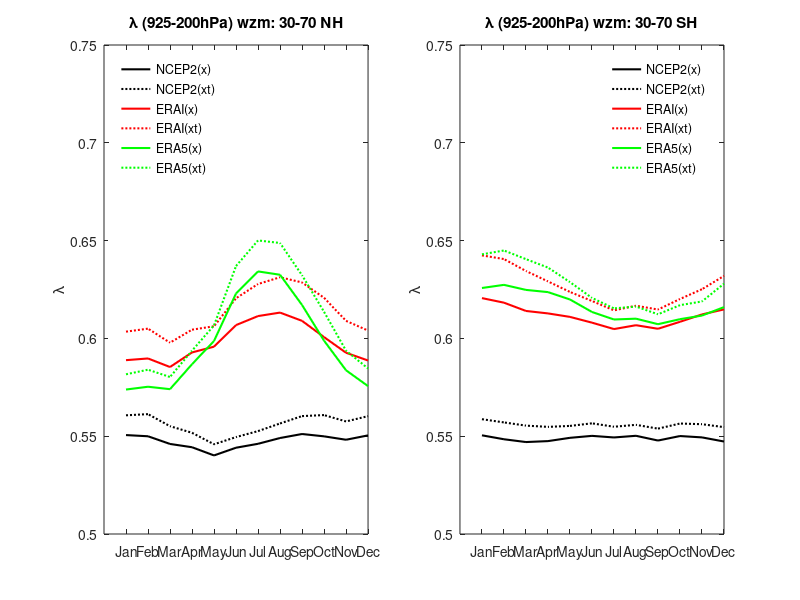

Write the MATLAB code that produced this figure.
% plot the mean asymmetry between 925hPA and 200hPA for ncep2, erai, era5 for years 2009-2018 and the
% asymmetry predicted by the moist modal theory vs. moist turbulent theory

close all; clear

% averaging window

latN = 70; latS = 30;
plow = 925; pup = 200;

% ncep2

load('data_ncep2/asymmetry_ncep2_xt_wzm.mat');
load('data_ncep2/asymmetry_ncep2_x_wzm.mat')

level = double(level); lambda_ncep2_x_wzm = double(lambda_ncep2_x_wzm);
lambda_ncep2_xt = double(lambda_ncep2_xt_wzm);

[~,lat30] = min(abs(lat-latS)); [~,latm30] = min(abs(lat+latS));
[~,lat70] = min(abs(lat-latN)); [~,latm70] = min(abs(lat+latN));

[~,p2] = min(abs(level-plow)); [~,p1] = min(abs(level-pup));
dp = level(p1)-level(p2);

lambda_ncep2_NH_x = 1/dp*trapz(level(p2:p1),squeeze(mean(lambda_ncep2_x_wzm(lat70:lat30,p2:p1,:),1)));
lambda_ncep2_SH_x = 1/dp*trapz(level(p2:p1),squeeze(mean(lambda_ncep2_x_wzm(latm30:latm70,p2:p1,:),1)));

lambda_ncep2_NH_xt = 1/dp*trapz(level(p2:p1),squeeze(mean(lambda_ncep2_xt_wzm(lat70:lat30,p2:p1,:),1)));
lambda_ncep2_SH_xt = 1/dp*trapz(level(p2:p1),squeeze(mean(lambda_ncep2_xt_wzm(latm30:latm70,p2:p1,:),1)));

clear('level','lat','p500','lat30','lat70','latm30','latm70',...
    'lambda_ncep2_x','lambda_ncep2_xt');

% erai

load('data_erai/asymmetry_erai_NH_x_wzm.mat'); 
load('data_erai/asymmetry_erai_NH_xt_wzm.mat'); 

level = double(level);

[~,lat30] = min(abs(lat-latS)); 
[~,lat70] = min(abs(lat-latN)); 

[~,p2] = min(abs(level-plow)); [~,p1] = min(abs(level-pup));
dp = level(p2)-level(p1);

lambda_erai_NH_x = 1/dp*trapz(level(p1:p2),squeeze(mean(lambda_erai_NH_x_wzm(lat70:lat30,p1:p2,:),1)),1);
lambda_erai_NH_xt = 1/dp*trapz(level(p1:p2),squeeze(mean(lambda_erai_NH_xt_wzm(lat70:lat30,p1:p2,:),1)));

clear('level','lat','p500','lat30','lat70')

load('data_erai/asymmetry_erai_SH_x_wzm.mat'); 
load('data_erai/asymmetry_erai_SH_xt_wzm.mat');

level = double(level);

[~,latm30] = min(abs(lat+latS));
[~,latm70] = min(abs(lat+latN));

[~,p2] = min(abs(level-plow)); [~,p1] = min(abs(level-pup));
dp = level(p2)-level(p1);

lambda_erai_SH_x = 1/dp*trapz(level(p1:p2),squeeze(mean(lambda_erai_SH_x_wzm(latm30:latm70,p1:p2,:),1)));
lambda_erai_SH_xt = 1/dp*trapz(level(p1:p2),squeeze(mean(lambda_erai_SH_xt_wzm(latm30:latm70,p1:p2,:),1)));

clear('level','lat','p500','latm30','latm70')

% era5

load('data_era5/asymmetry_era5_NH_x_wzm.mat'); 
load('data_era5/asymmetry_era5_NH_xt_wzm.mat'); 

level = double(level);

[~,lat30] = min(abs(lat-latS)); 
[~,lat70] = min(abs(lat-latN)); 

[~,p2] = min(abs(level-plow)); [~,p1] = min(abs(level-pup));
dp = level(p2)-level(p1);

lambda_era5_NH_x = 1/dp*trapz(level(p1:p2),squeeze(mean(lambda_era5_NH_x_wzm(lat70:lat30,p1:p2,:),1)));
lambda_era5_NH_xt = 1/dp*trapz(level(p1:p2),squeeze(mean(lambda_era5_NH_xt_wzm(lat70:lat30,p1:p2,:),1)));

clear('level','lat','p500','lat30','lat70')

load('data_era5/asymmetry_era5_SH_x_wzm.mat'); 
load('data_era5/asymmetry_era5_SH_xt_wzm.mat');

level = double(level);

[~,latm30] = min(abs(lat+latS));
[~,latm70] = min(abs(lat+latN));

[~,p2] = min(abs(level-plow)); [~,p1] = min(abs(level-pup));
dp = level(p2)-level(p1);

lambda_era5_SH_x = 1/dp*trapz(level(p1:p2),squeeze(mean(lambda_era5_SH_x_wzm(latm30:latm70,p1:p2,:),1)));
lambda_era5_SH_xt = 1/dp*trapz(level(p1:p2),squeeze(mean(lambda_era5_SH_xt_wzm(latm30:latm70,p1:p2,:),1)));

hfig = figure(1);
pos = get(hfig,'position');
set(hfig,'position',pos.*[.5 1 2 1])

subplot(1,2,1)

plot(lambda_ncep2_NH_x,'Linewidth',1.5,'Color','k'); hold on
plot(lambda_ncep2_NH_xt,'Linewidth',1.5,'Color','k','linestyle',':'); hold on;
plot(lambda_erai_NH_x,'Linewidth',1.5,'Color','r'); hold on;
plot(lambda_erai_NH_xt,'linewidth',1.5,'Color','r','linestyle',':'); hold on;
plot(lambda_era5_NH_x,'linewidth',1.5,'Color','g'); hold on;
plot(lambda_era5_NH_xt,'linewidth',1.5,'Color','g','Linestyle',':'); hold on;
ylabel('\lambda'); ylim([0.5 0.75]) 
set(gca,'xtick',1:12,...
 'xticklabel',{'Jan','Feb','Mar','Apr','May','Jun','Jul','Aug','Sep','Oct','Nov','Dec'})
set(gca,'Fontsize',10)
legend('NCEP2(x)','NCEP2(xt)','ERAI(x)','ERAI(xt)','ERA5(x)','ERA5(xt)','Location','Northwest'); legend boxoff
title(['\lambda (',num2str(plow),'-',num2str(pup),'hPa) wzm: ',num2str(latS),'-',num2str(latN),' NH'])

subplot(1,2,2)

plot(lambda_ncep2_SH_x,'Linewidth',1.5,'Color','k'); hold on
plot(lambda_ncep2_SH_xt,'Linewidth',1.5,'Color','k','linestyle',':'); hold on;
plot(lambda_erai_SH_x,'Linewidth',1.5,'Color','r'); hold on;
plot(lambda_erai_SH_xt,'linewidth',1.5,'Color','r','linestyle',':'); hold on;
plot(lambda_era5_SH_x,'linewidth',1.5,'Color','g'); hold on;
plot(lambda_era5_SH_xt,'linewidth',1.5,'Color','g','Linestyle',':'); hold on;
ylabel('\lambda'); ylim([0.5 0.75])
set(gca,'xtick',1:12,...
 'xticklabel',{'Jan','Feb','Mar','Apr','May','Jun','Jul','Aug','Sep','Oct','Nov','Dec'})
set(gca,'Fontsize',10)
legend('NCEP2(x)','NCEP2(xt)','ERAI(x)','ERAI(xt)','ERA5(x)','ERA5(xt)','Location','Northeast'); legend boxoff
title(['\lambda (',num2str(plow),'-',num2str(pup),'hPa) wzm: ',num2str(latS),'-',num2str(latN),' SH'])
